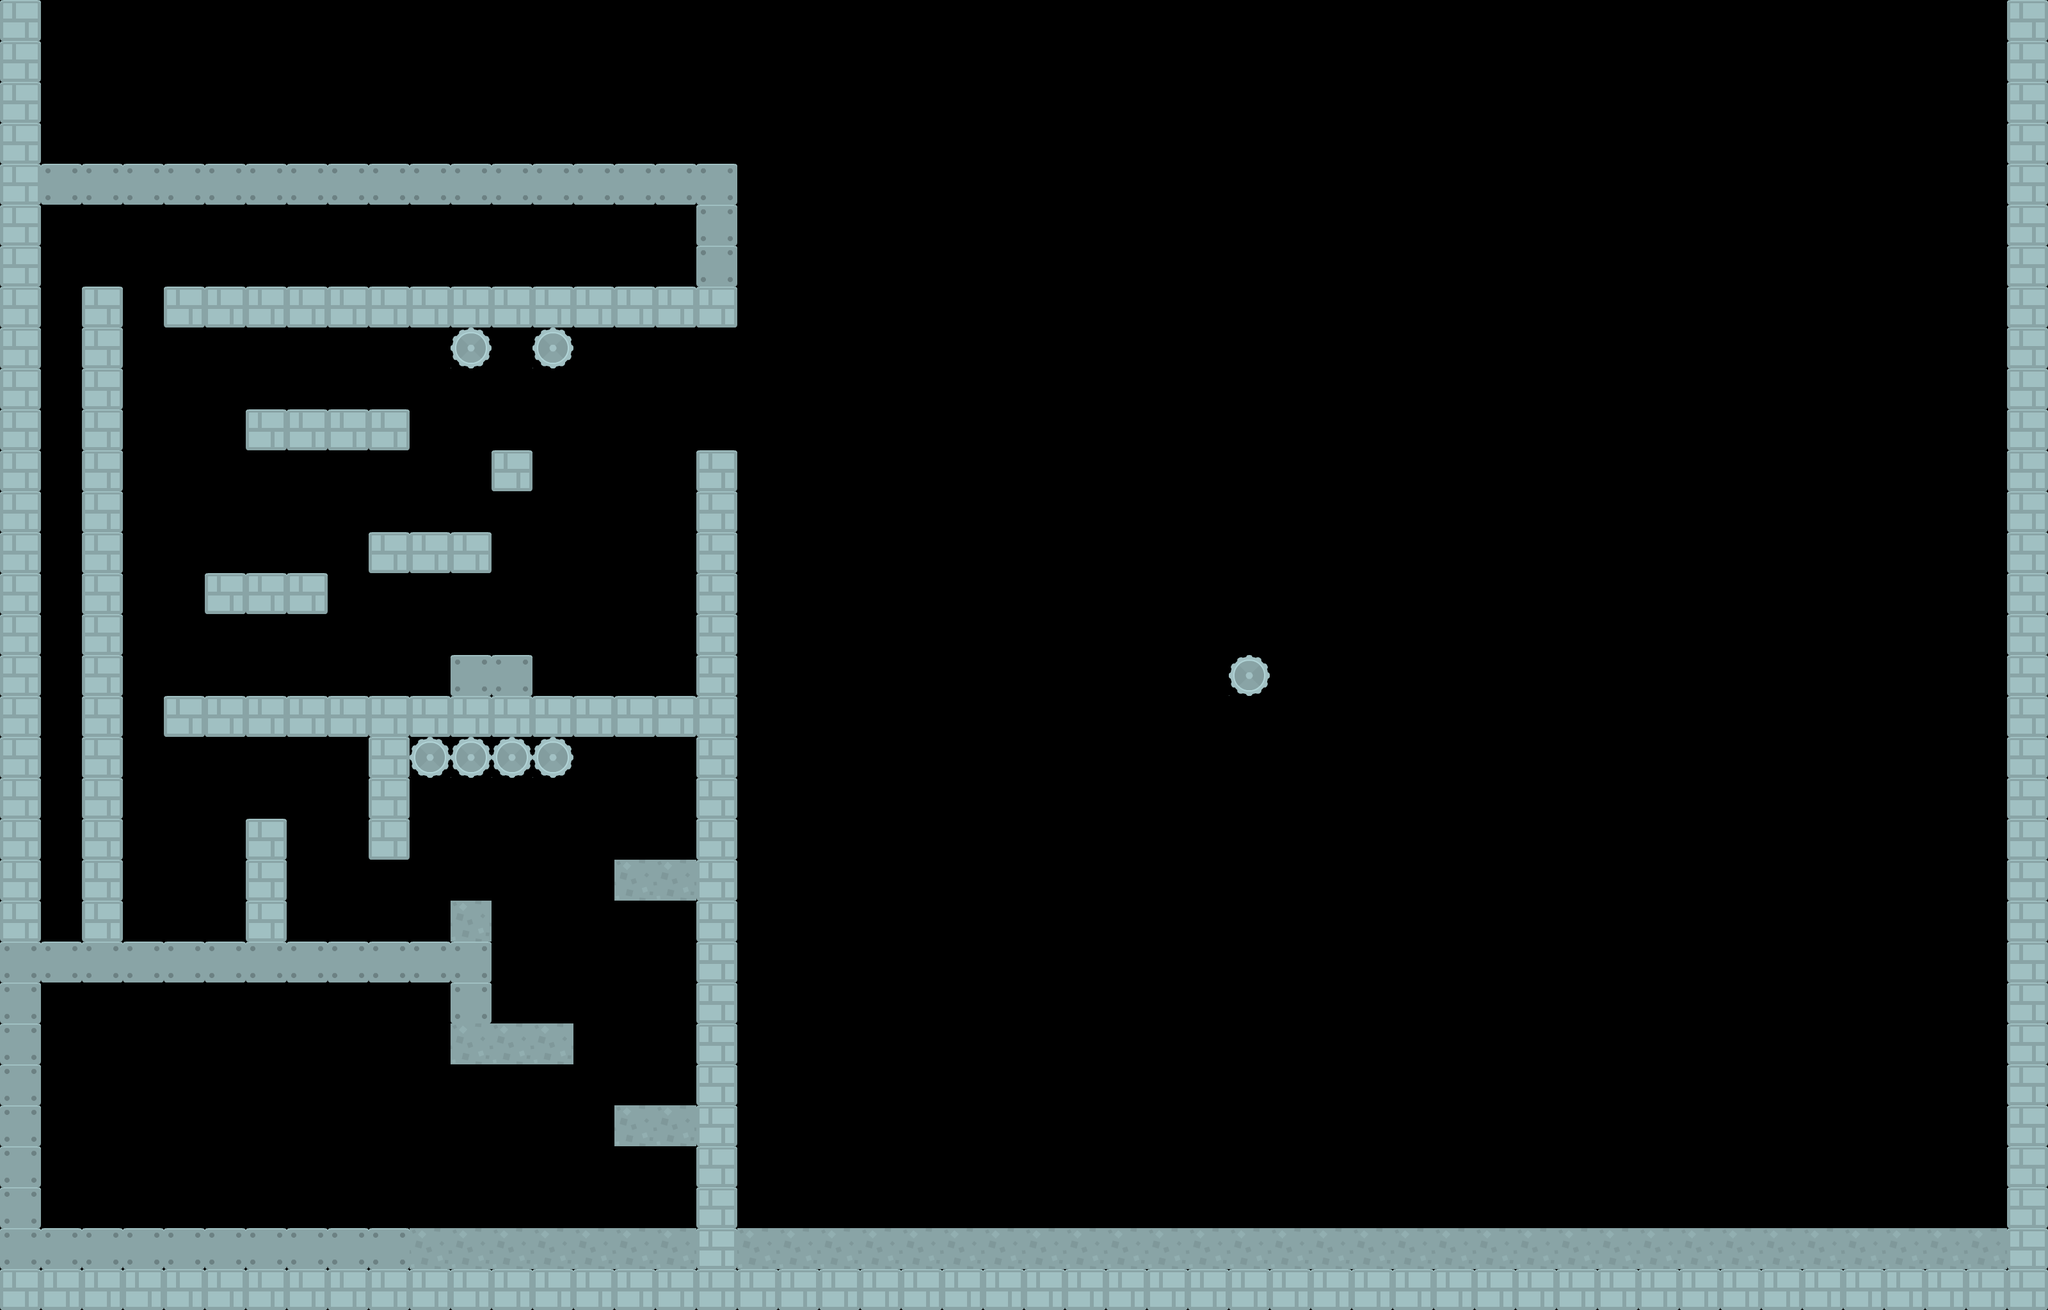

Rendered tile map (Tiled .tmx) drawn with the repository's tilesets; below, a short description and the map source with its tile grids summarised:
An orthogonal 50x32 tile map with 64x64 px tiles, 1 tile layer (Platforms) and 11 objects.

<map version="1.2" tiledversion="1.3.0" orientation="orthogonal" renderorder="right-down" compressionlevel="0" width="50" height="32" tilewidth="64" tileheight="64" infinite="0" nextlayerid="3" nextobjectid="12">
 <editorsettings>
  <export target="demo1.json" format="json" />
 </editorsettings>
 <tileset firstgid="1" name="HonggoTileSet" tilewidth="64" tileheight="64" tilecount="98" columns="14">
  <image source="../../practice/assets/tilesets/platformPack_tilesheet.png" width="896" height="448" />
 </tileset>
 <layer id="1" name="Platforms" width="50" height="32">
  <data>[1600 cells, 287 non-empty, 4 distinct tile ids]</data>
 </layer>
 <objectgroup id="2" name="Spikes">
  <object id="1" gid="71" x="319.031" y="1918.79" width="64" height="64" />
  <object id="2" gid="71" x="507.71" y="1918.79" width="64" height="64" />
  <object id="3" gid="71" x="573.529" y="1923.18" width="64" height="64" />
  <object id="4" gid="71" x="775.372" y="1594.09" width="64" height="64" />
  <object id="5" gid="71" x="955.275" y="1343.98" width="64" height="64" />
  <object id="6" gid="71" x="503.323" y="1466.84" width="64" height="64" />
  <object id="7" gid="71" x="253.213" y="1475.62" width="64" height="64" />
  <object id="8" gid="71" x="384.849" y="900.802" width="64" height="64" />
  <object id="9" gid="71" x="512.098" y="1085.09" width="64" height="64" />
  <object id="10" gid="71" x="705.165" y="1023.66" width="64" height="64" />
  <object id="11" gid="71" x="893.845" y="1089.48" width="64" height="64" />
 </objectgroup>
</map>
